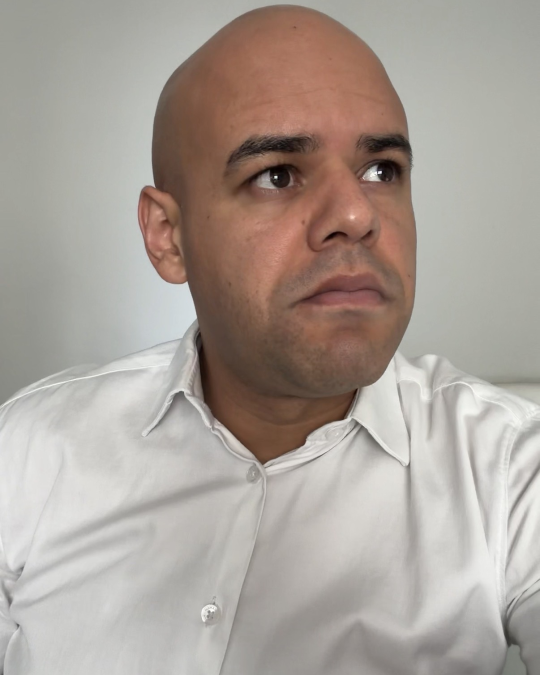
#> input picture modelo/fotos/marcus-camisa-branca.png, 1080 x 1350 px, given in place of 1.jpg, which was not available (shown at 1/2 size)
$ python gerar.py
#> lines starting #> are read from the running program, lines starting #| are printed output that depends on the picture
### modelo/marcus_slides.py
"""Gerador de slides no modelo oficial do Marcus Novais (referência: carrossel "Apocalipse empresarial").

Marcação de texto rico (títulos e corpo):
  [g]texto[/g]  -> destaque dourado
  [r]texto[/r]  -> destaque vermelho
  **texto**     -> negrito (corpo)
Use "\n" no corpo para separar parágrafos.
"""
import re
from PIL import Image, ImageDraw, ImageFont, ImageFilter

W, H = 1080, 1350
F = "/usr/share/fonts/opentype/inter/"
HERE = __file__.rsplit("/", 1)[0]
EMOJI = "/usr/share/fonts/truetype/noto/NotoColorEmoji.ttf"

# Paleta (amostrada dos slides de referência)
NAVY_BG = (7, 13, 36)
NAVY_GRID = (16, 23, 48)
LIGHT_BG = (242, 239, 232)
LIGHT_GRID = (226, 223, 217)
NAVY_TXT = (19, 32, 92)
BODY_LIGHT = (48, 58, 100)
GOLD_DARK = (227, 182, 90)    # dourado em fundo escuro
GOLD_LIGHT = (168, 116, 30)   # dourado em fundo claro
RED = (227, 20, 30)          # vermelho em fundo claro
RED_DARK = (255, 84, 84)     # vermelho mais vivo para fundo escuro/foto (melhor leitura)
WHITE = (255, 255, 255)
BODY_DARK = (220, 223, 232)
DIVIDER_DARK = (42, 47, 66)
DIVIDER_LIGHT = (205, 203, 200)
FOOTER = "Marcus Novais | Planejador Financeiro, CFP®"


def font(name, size):
    return ImageFont.truetype(F + name, size)


TITLE = lambda s: font("InterDisplay-Black.otf", s)
KICK = font("Inter-ExtraBold.otf", 30)
BODY = font("Inter-Regular.otf", 40)
BODY_B = font("Inter-Bold.otf", 40)
FOOT = font("Inter-Bold.otf", 25)
SWIPE = font("Inter-Bold.otf", 28)
COUNT = font("Inter-ExtraBold.otf", 27)


def spaced(d, xy, text, f, fill, tracking):
    x, y = xy
    for ch in text:
        d.text((x, y), ch, font=f, fill=fill)
        x += f.getlength(ch) + tracking
    return x


def spaced_len(text, f, tracking):
    return sum(f.getlength(c) for c in text) + tracking * (len(text) - 1)


def parse(text, base, gold, red, bold_color=None):
    """-> list of (word, color, bold, trailing_space)"""
    toks = re.split(r"(\[g\]|\[/g\]|\[r\]|\[/r\]|\*\*)", text)
    color, bold, out = base, False, []
    for t in toks:
        if t == "[g]": color = gold
        elif t == "[r]": color = red
        elif t in ("[/g]", "[/r]"): color = base
        elif t == "**": bold = not bold
        elif t:
            parts = re.split(r"( )", t)
            for p in parts:
                if p == " ":
                    if out: out[-1][3] = True
                elif p:
                    c = color if (color != base or not bold or bold_color is None) else bold_color
                    out.append([p, c, bold, False])
    return out


def rich(d, text, x, y, maxw, f_reg, f_bold, lh, base, gold, red, bold_color=None, tracking=0, upper=False):
    if upper:
        text = re.sub(r"(\[/?[gr]\])|([^\[]+)", lambda m: m.group(1) or m.group(2).upper(), text)
    words = parse(text, base, gold, red, bold_color)
    gap = 8 if tracking < 0 else 0
    # group words glued without space (e.g. "dólar" + ".") into unbreakable units
    units, u = [], []
    for wd in words:
        u.append(wd)
        if wd[3]: units.append(u); u = []
    if u: units.append(u)
    lines, cur, w = [], [], 0
    for un in units:
        uw = sum(spaced_len(wd[0], f_bold if wd[2] else f_reg, tracking) for wd in un)
        last = un[-1]; lf = f_bold if last[2] else f_reg
        sp = lf.getlength(" ") + tracking + gap
        need = uw if not cur else w + uw
        if cur and need > maxw:
            lines.append(cur); cur, w = [], 0; need = uw
        cur.extend(un); w = need + (sp if last[3] else 0)
    if cur: lines.append(cur)
    for ln in lines:
        cx = x
        for wd in ln:
            f = f_bold if wd[2] else f_reg
            cx = spaced(d, (cx, y), wd[0], f, wd[1], tracking)
            if wd[3]: cx += f.getlength(" ") + tracking + gap
        y += lh
    return y


def emoji(img, ch, x, y, size):
    try:
        ef = ImageFont.truetype(EMOJI, 109)
        e = Image.new("RGBA", (140, 140), (0, 0, 0, 0))
        ImageDraw.Draw(e).text((0, 0), ch, font=ef, embedded_color=True)
        e = e.crop(e.getbbox()).resize((size, size), Image.LANCZOS)
        img.alpha_composite(e, (int(x), int(y)))
    except Exception:
        pass


# [35 lines left out: functions background, photo_bg, chrome, not called in this run]


def kicker(d, text, x, y, color):
    spaced(d, (x, y), text.upper(), KICK, color, 6)
    return y + 52


# [108 lines left out: functions cover, text_slide, bullets_slide, cta, photo_light, shadowed, not called in this run]


def kicker_pill(d, text, x, y, fill=RED, color=WHITE):
    """Kicker em etiqueta vermelha sólida (texto branco): legível sobre foto e fundo escuro."""
    t = text.upper(); f = font("Inter-ExtraBold.otf", 28); tr = 4
    w = spaced_len(t, f, tr)
    d.rounded_rectangle((x - 2, y - 8, x + w + 30, y + 44), radius=10, fill=fill)
    spaced(d, (x + 14, y + 1), t, f, color, tr)
    return y + 66

### posts/story-pib-inflacao/gerar.py
import sys, os
sys.path.insert(0, os.path.join(os.path.dirname(os.path.abspath(__file__)), "../../modelo"))
from marcus_slides import *

OUT = os.path.dirname(os.path.abspath(__file__)) + "/"
SW, SH = 1080, 1920
FOTO = "/tmp/claude-0/-home-user-file-Users-marcusnovais-Downloads-Raio-X-20das-20D-vidas-html/ccc5c897-030e-52c5-8b6f-200b11dcfafa/images/1.jpg"

# foto como FUNDO do story inteiro, com véu azul-marinho leve (foto visível, dados por cima)
p = Image.open(FOTO).convert("RGB")
#> p is the input picture: PIL image 1080x1350 RGB; mean R, G, B 170.2, 160.4, 152.8
sc = max(SW / p.width, SH / p.height)
#> sc = 1.42
p = p.resize((round(p.width * sc), round(p.height * sc)), Image.LANCZOS)
#> p: PIL image 1536x1920 RGB
cx = (p.width - SW) // 2; cy = (p.height - SH) // 2
#> after `cx = (p.width - SW) // 2`: cx = 228
#> after `cy = (p.height - SH) // 2`: cy = 0
img = p.crop((cx, cy, cx + SW, cy + SH)).convert("RGBA")
veil = Image.new("RGBA", (SW, SH)); vd = ImageDraw.Draw(veil)
#> after `veil = Image.new('RGBA', (SW, SH))`: veil: PIL image 1080x1920 RGBA; every value is 0
for yy in range(SH):
        # rosto no alto quase sem véu; véu cresce atrás dos dados (camisa branca)
    a_ = int(60 + 140 * min(1, max(0, (yy - 410) / 300)))
    vd.line([(0, yy), (SW, yy)], fill=(7, 13, 36, a_))
img.alpha_composite(veil)
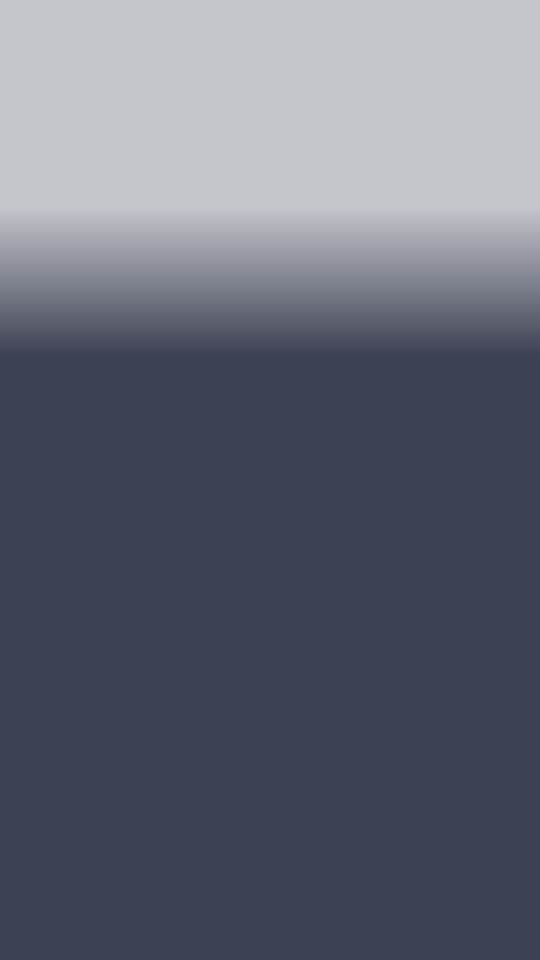
#> veil: PIL image 1080x1920 RGBA (shown at 1/2 size); mean R, G, B, A 7, 13, 36, 159.1; transparent parts drawn white
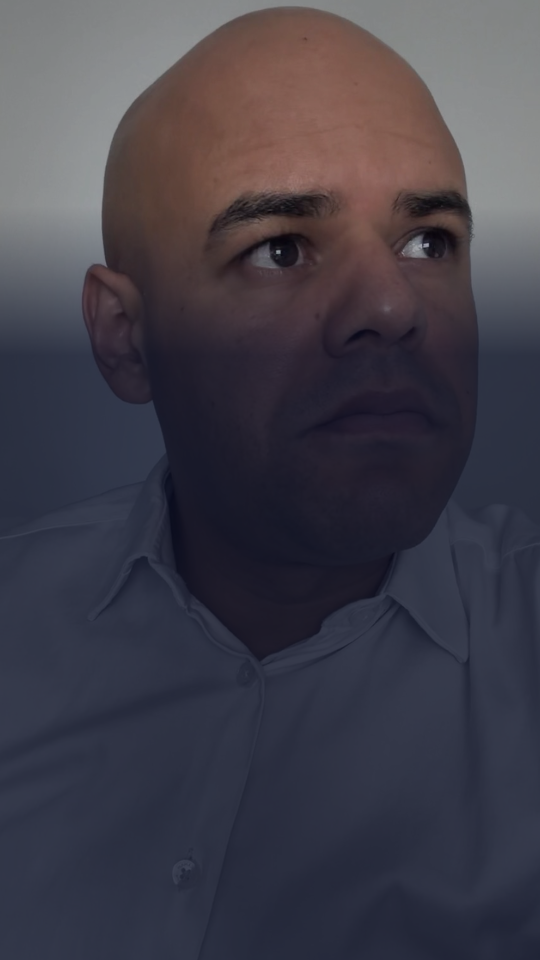
#> img: PIL image 1080x1920 RGBA (shown at 1/2 size); mean R, G, B, A 65.1, 62.4, 72.9, 255
d = ImageDraw.Draw(img)

layer = Image.new("RGBA", (SW, SH), (0, 0, 0, 0)); t = ImageDraw.Draw(layer)
y = kicker_pill(t, "Economia", 92, 640)
#> y = 706
y = rich(t, "Crescer pouco com [r]inflação alta[/r]", 90, y + 4, 900, TITLE(84), TITLE(84), 82,
         WHITE, GOLD_DARK, RED_DARK, tracking=-3, upper=True)
#> y = 874

ty = y + 26; tw = 433; th = 230
#> after `ty = y + 26`: ty = 900
lab = font("Inter-Bold.otf", 30); big = font("InterDisplay-Black.otf", 96); sub = font("Inter-SemiBold.otf", 27)
for i, (title, val, note, col, arrow) in enumerate([
        ("PIB 2026", "1,8%", "antes: 2,0%", GOLD_DARK, "down"),
        ("Inflação 2026", "5,2%", "acima da meta", RED_DARK, "up")]):
    x0 = 92 + i * (tw + 30)
    t.rounded_rectangle((x0, ty, x0 + tw, ty + th), radius=26, fill=(10, 18, 46, 170), outline=(227, 182, 90, 120), width=2)
    t.text((x0 + 30, ty + 24), title, font=lab, fill=WHITE)
    t.text((x0 + 28, ty + 68), val, font=big, fill=col)
    ax, ay = x0 + tw - 46, ty + 44
    if arrow == "down": t.polygon([(ax - 22, ay - 10), (ax + 22, ay - 10), (ax, ay + 24)], fill=col)
    else: t.polygon([(ax - 22, ay + 12), (ax + 22, ay + 12), (ax, ay - 22)], fill=col)
    t.text((x0 + 30, ty + 182), note, font=sub, fill=(170, 176, 198))
#> this loop made 2 passes
#> (ax, ay) on passes 1 to 2: (479, 944), (942, 944)

y = ty + th + 34
#> y = 1164
y = rich(t, "Na prática: seu patrimônio cresce pouco e o custo de vida sobe. É o [g]pior dos mundos para quem não se protege[/g].",
         92, y, 896, font("Inter-Regular.otf", 38), font("Inter-Bold.otf", 38), 50, BODY_DARK, GOLD_DARK, RED_DARK, bold_color=WHITE)
#> the loop in rich (call 2), `for ln in lines:` made 3 passes
#> y on passes 1 to 3: 1214, 1264, 1314
#> y = 1314

hint = font("Inter-ExtraBold.otf", 40); q = "Seu patrimônio acompanhou a inflação?"
t.text((92, y + 34), q, font=hint, fill=WHITE)
emoji(layer, "👇", 92 + hint.getlength(q) + 12, y + 36, 46)
#> in emoji, `e = Image.new("RGBA", (140, 140), (0, 0, 0, 0))`: e: PIL image 140x140 RGBA; every value is 0
#> in emoji, `e = e.crop(e.getbbox()).resize((size, size), Image.LANCZOS)`:
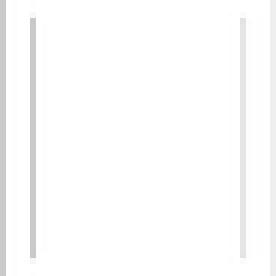
#> e: PIL image 46x46 RGBA (shown 6 times larger); mean R, G, B, A 85.9, 85.9, 85.9, 80.9; transparent parts drawn white
#> in emoji, `img.alpha_composite(e, (int(x), int(y)))`:
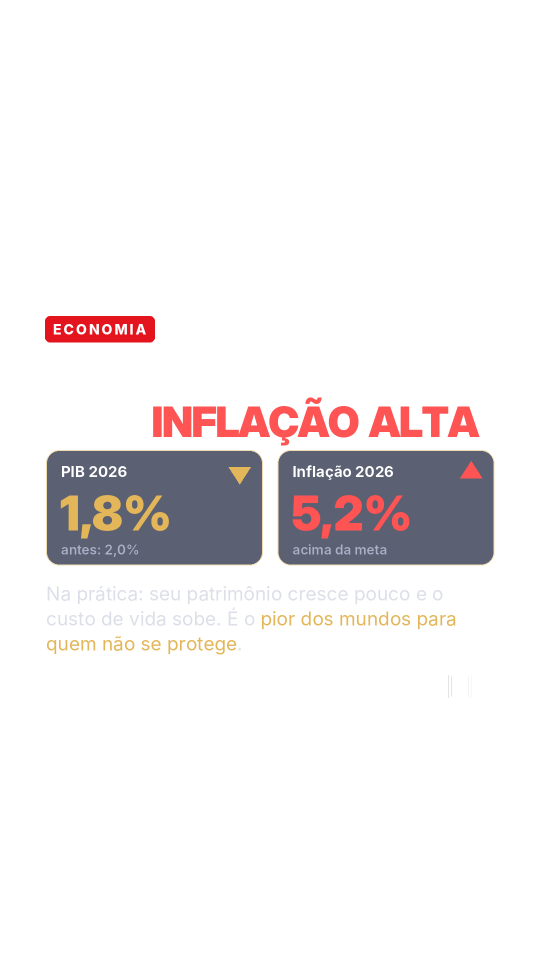
#> img: PIL image 1080x1920 RGBA (shown at 1/2 size); mean R, G, B, A 16.7, 13.1, 14.5, 28.9; transparent parts drawn white
ff = font("Inter-Bold.otf", 28); nm = "Marcus Novais | Planejador Financeiro, CFP®"
t.text((92, 1688), nm, font=ff, fill=WHITE)
print("texto termina em", y)
#| texto termina em 1314
sh = Image.new("RGBA", (SW, SH), (0, 0, 0, 0))
sh.putalpha(layer.split()[3].filter(ImageFilter.GaussianBlur(10)).point(lambda a: int(a * 0.8)))
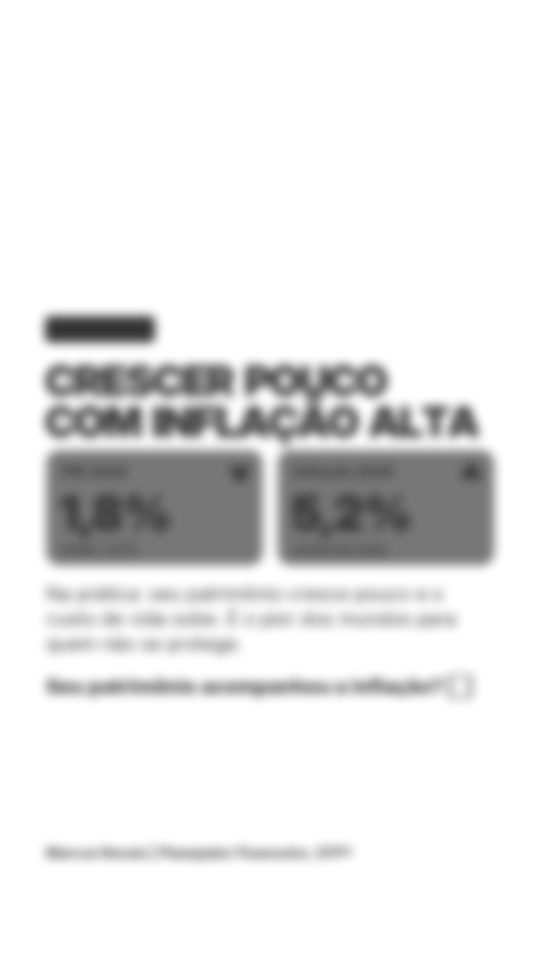
#> sh: PIL image 1080x1920 RGBA (shown at 1/2 size); mean R, G, B, A 0, 0, 0, 23.5; transparent parts drawn white
img.alpha_composite(sh); img.alpha_composite(layer)
#> after `img.alpha_composite(sh)`:
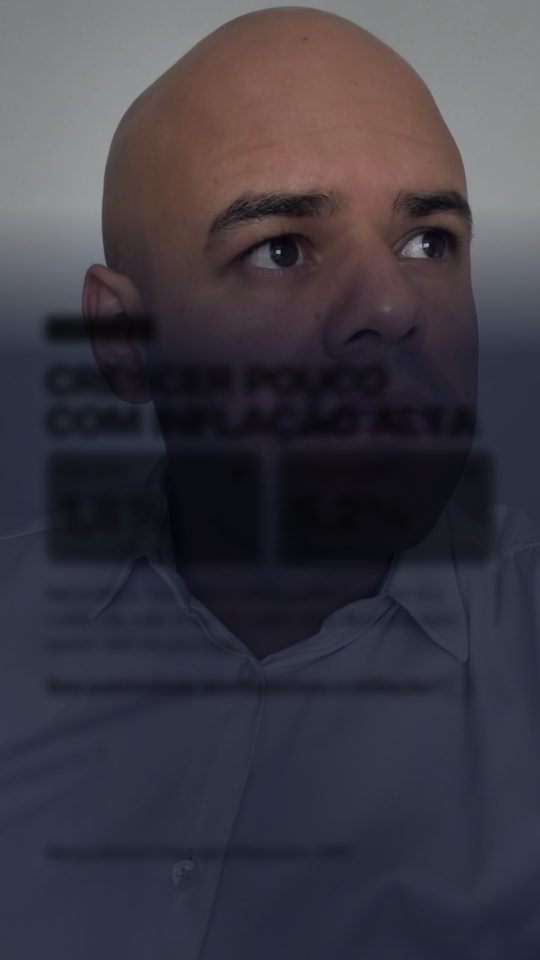
#> img: PIL image 1080x1920 RGBA (shown at 1/2 size); mean R, G, B, A 61.5, 58.8, 67.9, 255
#> after `img.alpha_composite(layer)`:
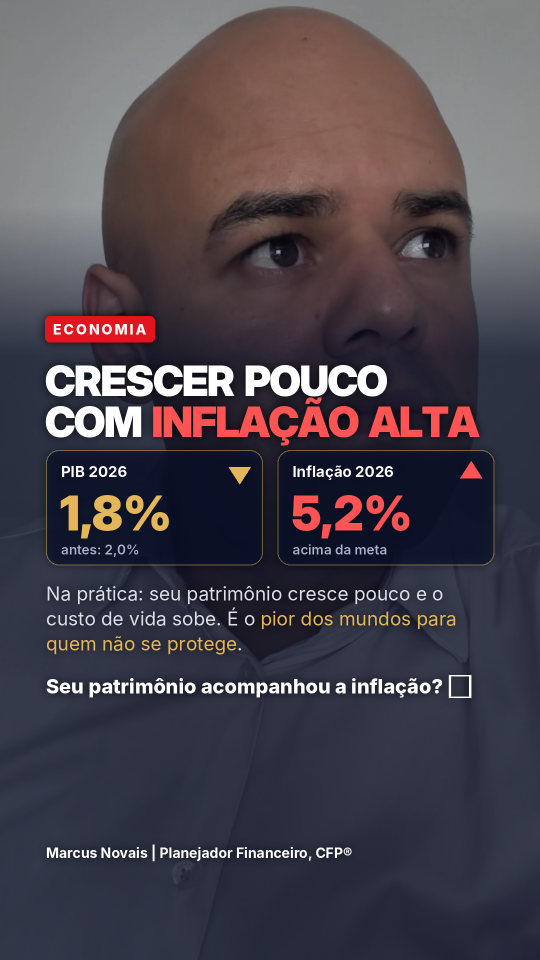
#> img: PIL image 1080x1920 RGBA (shown at 1/2 size); mean R, G, B, A 74.7, 68.3, 77.4, 255
img.convert("RGB").save(OUT + "story.png", quality=95)

$ run again, on modelo/fotos/marcus-polo-sala.png
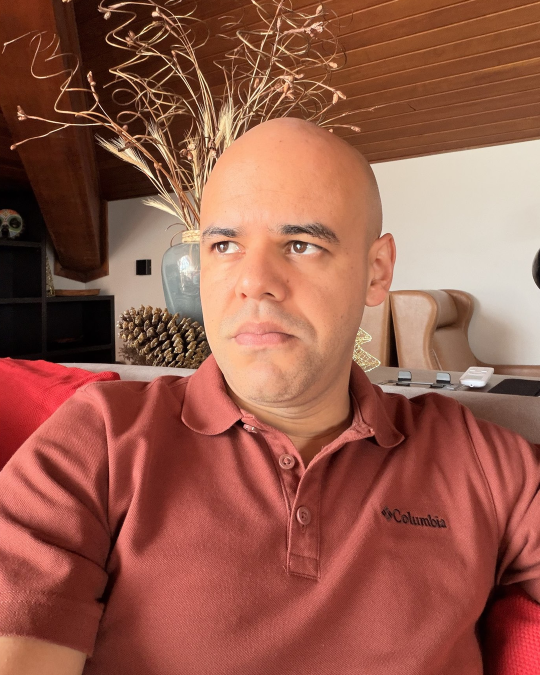
#> input picture modelo/fotos/marcus-polo-sala.png, 1080 x 1350 px, given in place of 1.jpg, which was not available (shown at 1/2 size)
#> p is the input picture: PIL image 1080x1350 RGB; mean R, G, B 150.5, 90.7, 74.6
#> p: PIL image 1536x1920 RGB
#> `img.alpha_composite(veil)`:
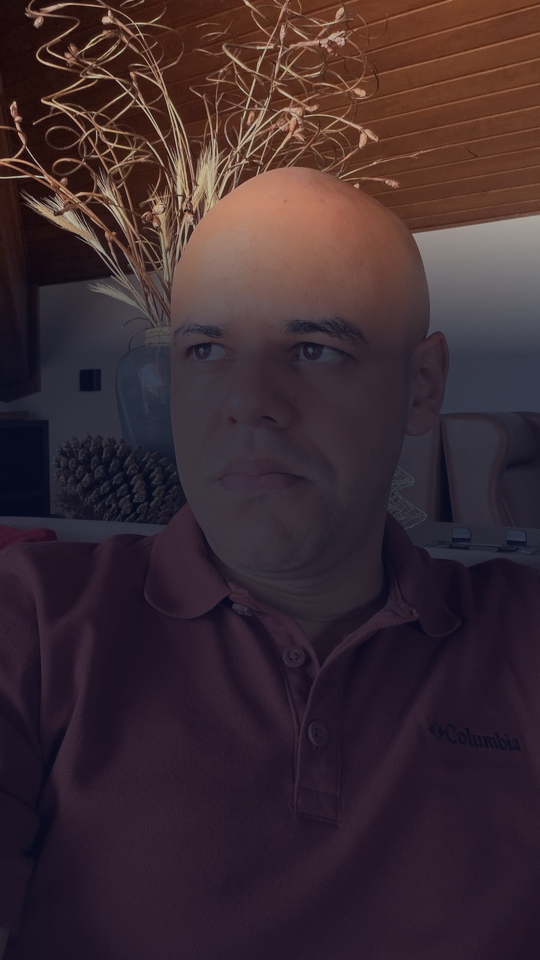
#> img: PIL image 1080x1920 RGBA (shown at 1/2 size); mean R, G, B, A 60.1, 42.7, 49, 255
#> `y = kicker_pill(t, "Economia", 92, 640)`: y = 706
#> `y = rich(t, "Crescer pouco com [r]inflação alta[/r]", 90, y + 4, 900, ..`: y = 874
#> ty = 900
#> the loop `for i, (title, val, note, col, arrow) in enumerate([ ("PIB 2026", "1,8..` made 2 passes
#> (ax, ay) on passes 1 to 2: (479, 944), (942, 944)
#> `y = ty + th + 34`: y = 1164
#> the loop in rich (call 2), `for ln in lines:` made 3 passes
#> y on passes 1 to 3: 1214, 1264, 1314
#> `y = rich(t, "Na prática: seu patrimônio cresce pouco e o custo de vida..`: y = 1314
#| texto termina em 1314
#> `img.alpha_composite(layer)`:
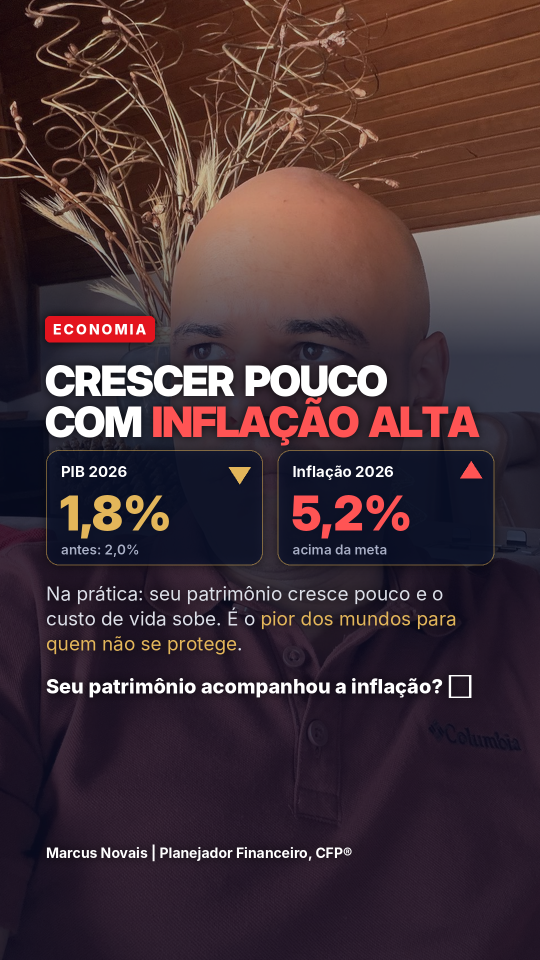
#> img: PIL image 1080x1920 RGBA (shown at 1/2 size); mean R, G, B, A 68.9, 48.9, 54.1, 255
